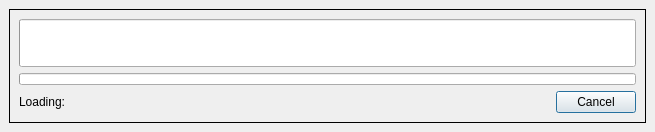
<ui version="4.0" >
 <class>Dialog</class>
 <widget class="QDialog" name="Dialog" >
  <property name="geometry" >
   <rect>
    <x>0</x>
    <y>0</y>
    <width>655</width>
    <height>132</height>
   </rect>
  </property>
  <property name="sizePolicy" >
   <sizepolicy>
    <hsizetype>0</hsizetype>
    <vsizetype>0</vsizetype>
    <horstretch>0</horstretch>
    <verstretch>0</verstretch>
   </sizepolicy>
  </property>
  <property name="minimumSize" >
   <size>
    <width>648</width>
    <height>132</height>
   </size>
  </property>
  <property name="windowTitle" >
   <string>Progress</string>
  </property>
  <layout class="QGridLayout" >
   <property name="margin" >
    <number>9</number>
   </property>
   <property name="spacing" >
    <number>6</number>
   </property>
   <item row="0" column="0" >
    <widget class="QFrame" name="uiProgressGRP" >
     <property name="frameShape" >
      <enum>QFrame::Box</enum>
     </property>
     <property name="frameShadow" >
      <enum>QFrame::Plain</enum>
     </property>
     <layout class="QGridLayout" >
      <property name="margin" >
       <number>9</number>
      </property>
      <property name="spacing" >
       <number>6</number>
      </property>
      <item row="1" column="0" >
       <widget class="QProgressBar" name="uiSecondaryPBR" >
        <property name="maximumSize" >
         <size>
          <width>16777215</width>
          <height>12</height>
         </size>
        </property>
        <property name="value" >
         <number>0</number>
        </property>
        <property name="textVisible" >
         <bool>false</bool>
        </property>
        <property name="orientation" >
         <enum>Qt::Horizontal</enum>
        </property>
       </widget>
      </item>
      <item row="0" column="0" >
       <widget class="QProgressBar" name="uiProgressPBR" >
        <property name="sizePolicy" >
         <sizepolicy>
          <hsizetype>7</hsizetype>
          <vsizetype>7</vsizetype>
          <horstretch>0</horstretch>
          <verstretch>0</verstretch>
         </sizepolicy>
        </property>
        <property name="value" >
         <number>0</number>
        </property>
        <property name="textVisible" >
         <bool>false</bool>
        </property>
        <property name="orientation" >
         <enum>Qt::Horizontal</enum>
        </property>
       </widget>
      </item>
      <item row="2" column="0" >
       <layout class="QHBoxLayout" >
        <property name="margin" >
         <number>0</number>
        </property>
        <property name="spacing" >
         <number>6</number>
        </property>
        <item>
         <widget class="QLabel" name="uiCaptionLBL" >
          <property name="sizePolicy" >
           <sizepolicy>
            <hsizetype>7</hsizetype>
            <vsizetype>5</vsizetype>
            <horstretch>0</horstretch>
            <verstretch>0</verstretch>
           </sizepolicy>
          </property>
          <property name="text" >
           <string>Loading: </string>
          </property>
         </widget>
        </item>
        <item>
         <widget class="QPushButton" name="uiCancelBTN" >
          <property name="text" >
           <string>Cancel</string>
          </property>
         </widget>
        </item>
       </layout>
      </item>
     </layout>
    </widget>
   </item>
  </layout>
 </widget>
 <resources/>
 <connections/>
</ui>
